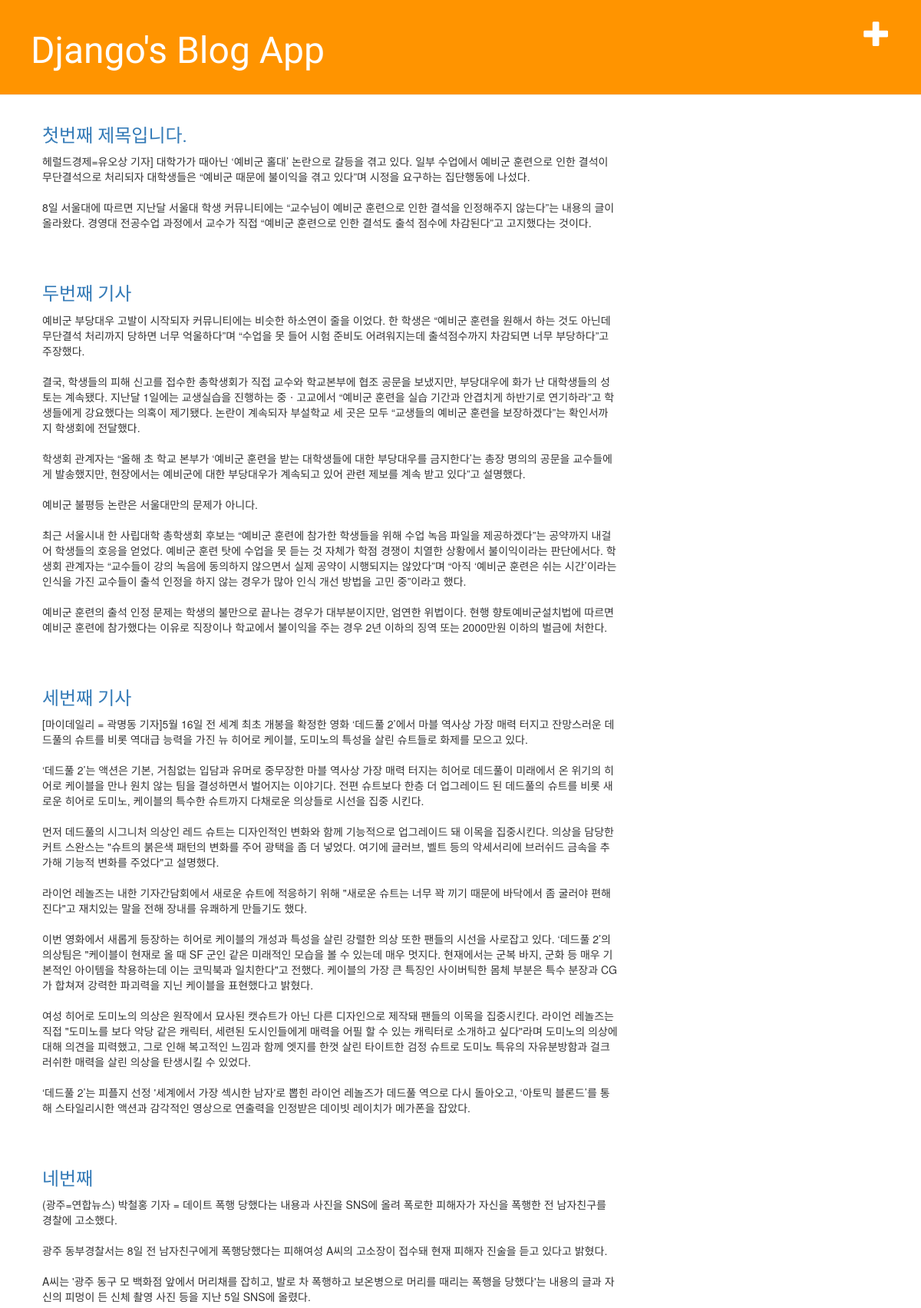
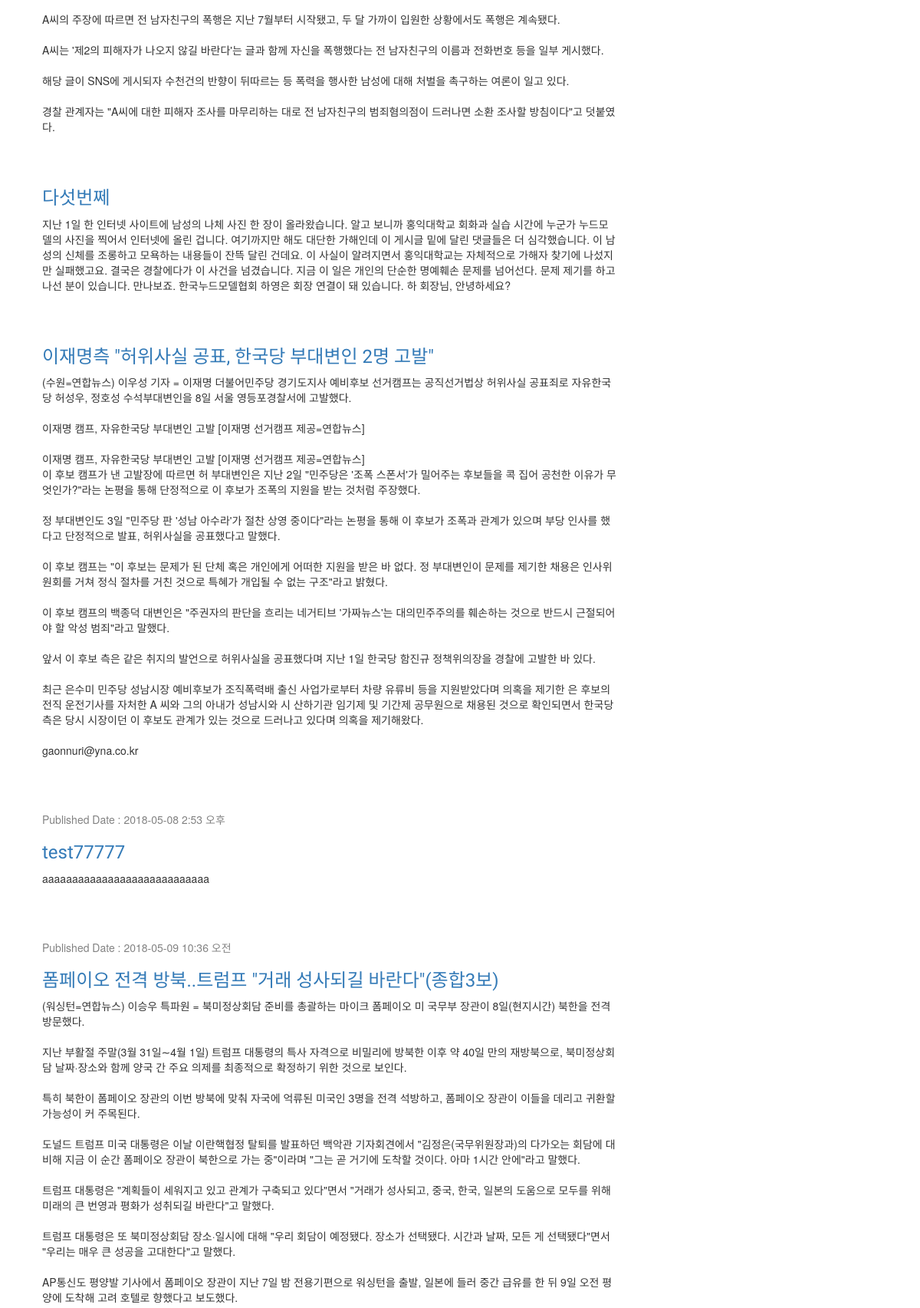
The page / (upper part) on the database its author committed (2 pictures, top to bottom).
### blog/models.py (models this page shows, shortened)
class Post(models.Model):
    author = models.ForeignKey('auth.user')
    title = models.CharField(max_length=200)
    text = models.TextField()
    created_date = models.DateTimeField(default=timezone.now)
    published_date = models.DateTimeField(blank=True, null=True)

### blog/views.py (the view)
# urls.py: url(r'^$', views.post_list, name='post_list'),
def post_list(request):
    posts = Post.objects.all()
    return render(request, 'blog/post_list.html', {'posts': posts})

### blog/templates/blog/post_list.html
{% extends 'blog/base.html' %}
{% block content %}
    {% for post in posts %}
        <div class="post">
            {% if post.published_date %}
                <div class="date">
                    <p>Published Date : {{post.published_date | date:"Y-m-d g:i a"}}</p>
                </div>
            {% endif %}
            <h3><a href="{% url 'post_detail' pk=post.id %}">{{post.title}}</a> </h3>
            <p>{{post.text | linebreaksbr}}</p>
        </div>
    {% endfor %}
{% endblock %}

### blog/static/css/blog.css (style rules this page uses)
h1, h2, h3, h4 { font-family: 'Lobster', cursive; }
.date { color: #828282; }
.post { margin-bottom: 70px; }

### rows shown on the page
Post: title "첫번째 제목입니다.", text "헤럴드경제=유오상 기자] 대학가가 때아닌 ‘예비군 홀대’ 논란으로 갈등을 겪고 있다. 일부 수업에서 예비군 훈련으로 인한 결석이 무단결석으로 처리되자 대학생들은 “예비군 때문에 불이익을 겪고 있다”며 시정을 요구하는 집단행동에 나섰다. 8일 서울대에 따르면 지난달 서울대 학생 커뮤니티에는 “교수님이 예비군 훈련으로 인한 결석을 인정해주지 않는다”는 내용의 글이 올라왔다. 경영대 전공수업 과정에서 교수가 직접 “예비군 훈련으로 인한 결석도 출석 점수에 차감된다”고 고지했다는 것이다."
Post: title "두번째 기사", text "예비군 부당대우 고발이 시작되자 커뮤니티에는 비슷한 하소연이 줄을 이었다. 한 학생은 “예비군 훈련을 원해서 하는 것도 아닌데 무단결석 처리까지 당하면 너무 억울하다”며 “수업을 못 들어 시험 준비도 어려워지는데 출석점수까지 차감되면 너무 부당하다”고 주장했다. 결국, 학생들의 피해 신고를 접수한 총학생회가 직접 교수와 학교본부에 협조 공문을 보냈지만, 부당대우에 화가 난 대학생들의 성토는 계속됐다. 지난달 1일에는 교생실습을 진행하는 중ㆍ고교에서 “예비군 훈련을 실습 기간과 안겹치게 하반기로 연기하라”고 학생들에게 강요했다는 의혹이 제기됐다. 논란이 계속되자 부설학교 세 곳은 모두 “교생들의 예비군 훈련을 보장하겠다”는 확인서까지 학생회에 전달했다. 학생회 관계자는 “올해 초 학교 본부가 ‘예비군 훈련을 받는 대학생들에 대한 부당대우를 금지한다’는 총장 명의의 공문을 교수들에게 발송했지만, 현장에서는 예비군에 대한 부당대우가 계속되고 있어 관련 제보를 계속 받고 있다”고 설명했다. 예비군 불평등 논란은 서울대만의 문제가 아니다. 최근 서울시내 한 사립대학 총학생회 후보는 “예비군 훈련에 참가한 학생들을 위해 수업 녹음 파일을 제공하겠다”는 공약까지 내걸어 학생들의 호응을 얻었다. 예비군 훈련 탓에 수업을 못 듣는 것 자체가 학점 경쟁이 치열한 상황에서 불이익이라는 판단에서다. 학생회 관계자는 “교수들이 강의 녹음에 동의하지…"
Post: title "세번째 기사", text "[마이데일리 = 곽명동 기자]5월 16일 전 세계 최초 개봉을 확정한 영화 ‘데드풀 2’에서 마블 역사상 가장 매력 터지고 잔망스러운 데드풀의 슈트를 비롯 역대급 능력을 가진 뉴 히어로 케이블, 도미노의 특성을 살린 슈트들로 화제를 모으고 있다. ‘데드풀 2’는 액션은 기본, 거침없는 입담과 유머로 중무장한 마블 역사상 가장 매력 터지는 히어로 데드풀이 미래에서 온 위기의 히어로 케이블을 만나 원치 않는 팀을 결성하면서 벌어지는 이야기다. 전편 슈트보다 한층 더 업그레이드 된 데드풀의 슈트를 비롯 새로운 히어로 도미노, 케이블의 특수한 슈트까지 다채로운 의상들로 시선을 집중 시킨다. 먼저 데드풀의 시그니처 의상인 레드 슈트는 디자인적인 변화와 함께 기능적으로 업그레이드 돼 이목을 집중시킨다. 의상을 담당한 커트 스완스는 \"슈트의 붉은색 패턴의 변화를 주어 광택을 좀 더 넣었다. 여기에 글러브, 벨트 등의 악세서리에 브러쉬드 금속을 추가해 기능적 변화를 주었다\"고 설명했다. 라이언 레놀즈는 내한 기자간담회에서 새로운 슈트에 적응하기 위해 \"새로운 슈트는 너무 꽉 끼기 때문에 바닥에서 좀 굴러야 편해진다\"고 재치있는 말을 전해 장내를 유쾌하게 만들기도 했다. 이번 영화에서 새롭게 등장하는 히어로 케이블의 개성과 특성을 살린 강렬한 의상 또한 팬들의 시선을 사로잡고 있다. ‘데드풀 2’의 의상팀은 \"케이블이 현재로 올 때 SF 군인 같은…"
Post: title "네번째", text "(광주=연합뉴스) 박철홍 기자 = 데이트 폭행 당했다는 내용과 사진을 SNS에 올려 폭로한 피해자가 자신을 폭행한 전 남자친구를 경찰에 고소했다. 광주 동부경찰서는 8일 전 남자친구에게 폭행당했다는 피해여성 A씨의 고소장이 접수돼 현재 피해자 진술을 듣고 있다고 밝혔다. A씨는 '광주 동구 모 백화점 앞에서 머리채를 잡히고, 발로 차 폭행하고 보온병으로 머리를 때리는 폭행을 당했다'는 내용의 글과 자신의 피멍이 든 신체 촬영 사진 등을 지난 5일 SNS에 올렸다. A씨의 주장에 따르면 전 남자친구의 폭행은 지난 7월부터 시작됐고, 두 달 가까이 입원한 상황에서도 폭행은 계속됐다. A씨는 '제2의 피해자가 나오지 않길 바란다'는 글과 함께 자신을 폭행했다는 전 남자친구의 이름과 전화번호 등을 일부 게시했다. 해당 글이 SNS에 게시되자 수천건의 반향이 뒤따르는 등 폭력을 행사한 남성에 대해 처벌을 촉구하는 여론이 일고 있다. 경찰 관계자는 \"A씨에 대한 피해자 조사를 마무리하는 대로 전 남자친구의 범죄혐의점이 드러나면 소환 조사할 방침이다\"고 덧붙였다."
Post: title "다섯번쩨", text "지난 1일 한 인터넷 사이트에 남성의 나체 사진 한 장이 올라왔습니다. 알고 보니까 홍익대학교 회화과 실습 시간에 누군가 누드모델의 사진을 찍어서 인터넷에 올린 겁니다. 여기까지만 해도 대단한 가해인데 이 게시글 밑에 달린 댓글들은 더 심각했습니다. 이 남성의 신체를 조롱하고 모욕하는 내용들이 잔뜩 달린 건데요. 이 사실이 알려지면서 홍익대학교는 자체적으로 가해자 찾기에 나섰지만 실패했고요. 결국은 경찰에다가 이 사건을 넘겼습니다. 지금 이 일은 개인의 단순한 명예훼손 문제를 넘어선다. 문제 제기를 하고 나선 분이 있습니다. 만나보죠. 한국누드모델협회 하영은 회장 연결이 돼 있습니다. 하 회장님, 안녕하세요?"
Post: title "이재명측 \"허위사실 공표, 한국당 부대변인 2명 고발\"", text "(수원=연합뉴스) 이우성 기자 = 이재명 더불어민주당 경기도지사 예비후보 선거캠프는 공직선거법상 허위사실 공표죄로 자유한국당 허성우, 정호성 수석부대변인을 8일 서울 영등포경찰서에 고발했다. 이재명 캠프, 자유한국당 부대변인 고발 [이재명 선거캠프 제공=연합뉴스] 이재명 캠프, 자유한국당 부대변인 고발 [이재명 선거캠프 제공=연합뉴스] 이 후보 캠프가 낸 고발장에 따르면 허 부대변인은 지난 2일 \"민주당은 '조폭 스폰서'가 밀어주는 후보들을 콕 집어 공천한 이유가 무엇인가?\"라는 논평을 통해 단정적으로 이 후보가 조폭의 지원을 받는 것처럼 주장했다. 정 부대변인도 3일 \"민주당 판 '성남 아수라'가 절찬 상영 중이다\"라는 논평을 통해 이 후보가 조폭과 관계가 있으며 부당 인사를 했다고 단정적으로 발표, 허위사실을 공표했다고 말했다. 이 후보 캠프는 \"이 후보는 문제가 된 단체 혹은 개인에게 어떠한 지원을 받은 바 없다. 정 부대변인이 문제를 제기한 채용은 인사위원회를 거쳐 정식 절차를 거친 것으로 특혜가 개입될 수 없는 구조\"라고 밝혔다. 이 후보 캠프의 백종덕 대변인은 \"주권자의 판단을 흐리는 네거티브 '가짜뉴스'는 대의민주주의를 훼손하는 것으로 반드시 근절되어야 할 악성 범죄\"라고 말했다. 앞서 이 후보 측은 같은 취지의 발언으로 허위사실을 공표했다며 지난 1일 한국당 함진규 정책위의장을 경찰에 고발한 바 있다. 최근 은수미…"
Post: published_date "2018-05-08 2:53 오후", title "test77777", text "aaaaaaaaaaaaaaaaaaaaaaaaaaaa"
Post: published_date "2018-05-09 10:36 오전", title "폼페이오 전격 방북..트럼프 \"거래 성사되길 바란다\"(종합3보)", text "(워싱턴=연합뉴스) 이승우 특파원 = 북미정상회담 준비를 총괄하는 마이크 폼페이오 미 국무부 장관이 8일(현지시간) 북한을 전격 방문했다. 지난 부활절 주말(3월 31일∼4월 1일) 트럼프 대통령의 특사 자격으로 비밀리에 방북한 이후 약 40일 만의 재방북으로, 북미정상회담 날짜·장소와 함께 양국 간 주요 의제를 최종적으로 확정하기 위한 것으로 보인다. 특히 북한이 폼페이오 장관의 이번 방북에 맞춰 자국에 억류된 미국인 3명을 전격 석방하고, 폼페이오 장관이 이들을 데리고 귀환할 가능성이 커 주목된다. 도널드 트럼프 미국 대통령은 이날 이란핵협정 탈퇴를 발표하던 백악관 기자회견에서 \"김정은(국무위원장과)의 다가오는 회담에 대비해 지금 이 순간 폼페이오 장관이 북한으로 가는 중\"이라며 \"그는 곧 거기에 도착할 것이다. 아마 1시간 안에\"라고 말했다. 트럼프 대통령은 \"계획들이 세워지고 있고 관계가 구축되고 있다\"면서 \"거래가 성사되고, 중국, 한국, 일본의 도움으로 모두를 위해 미래의 큰 번영과 평화가 성취되길 바란다\"고 말했다. 트럼프 대통령은 또 북미정상회담 장소·일시에 대해 \"우리 회담이 예정됐다. 장소가 선택됐다. 시간과 날짜, 모든 게 선택됐다\"면서 \"우리는 매우 큰 성공을 고대한다\"고 말했다. AP통신도 평양발 기사에서 폼페이오 장관이 지난 7일 밤 전용기편으로 워싱턴을 출발, 일본에 들러 중간 급유를 한 뒤 9일 오전…"
